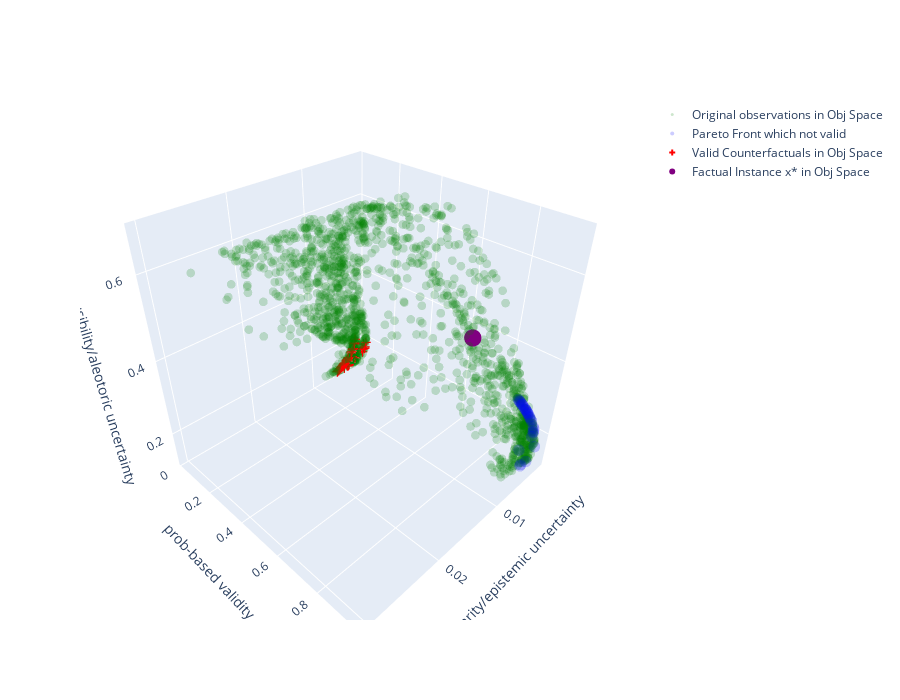

Here is the notebook cell this chart was saved with:
### Code cell
import plotly.graph_objects as go

F_X = problem.evaluate(X)

fig = go.Figure()

fig.add_trace(go.Scatter3d(
    x=problem.evaluate(X)[:,1], y=problem.evaluate(X)[:,0], z=problem.evaluate(X)[:,3],
    mode='markers',
    marker=dict(color='green', size=3, opacity=0.2),
    name='Original observations in Obj Space'
))

fig.add_trace(go.Scatter3d(
    x=not_valided_F_mmo[:,1], y=not_valided_F_mmo[:,0], z=not_valided_F_mmo[:,3],
    mode='markers',
    marker=dict(color='blue', size=4, opacity=0.2),
    name='Pareto Front which not valid'
))

fig.add_trace(go.Scatter3d(
    x=valided_F_mmo[:,1], y=valided_F_mmo[:,0], z=valided_F_mmo[:,3],
    mode='markers',
    marker=dict(color='red', size=5, symbol='cross'),
    name='Valid Counterfactuals in Obj Space'
))


# add the fixed x_star point
fig.add_trace(go.Scatter3d(
    x=[problem.evaluate(x_star.detach().cpu().numpy().astype(np.float32))[1]],
    y=[problem.evaluate(x_star.detach().cpu().numpy().astype(np.float32))[0]],
    z=[problem.evaluate(x_star.detach().cpu().numpy().astype(np.float32))[3]],
    mode='markers',
    marker=dict(color='purple', size=6),
    name='Factual Instance x* in Obj Space'
))

fig.update_layout(
    scene=dict(
        xaxis_title='similarity/epistemic uncertainty',
        yaxis_title='prob-based validity',
        zaxis_title='plausibility/aleotoric uncertainty'
    ),
    width=900, height=700
)

fig.show()

# 可选：保存成可交互 html
fig.write_html("pareto_front_3d.html")

### Figure 1 — Plotly figure (JSON) as saved in the notebook; plotly's stock layout.template omitted (floating-point values rounded to 4 significant figures; data arrays with more than 128 entries replaced by an {"elided": "..."} marker saying what was removed)
{"data": [{"marker": {"color": "green", "opacity": 0.2, "size": 3}, "mode": "markers", "name": "Original observations in Obj Space", "type": "scatter3d", "x": {"elided": "1500 float values"}, "y": {"elided": "1500 float values"}, "z": {"elided": "1500 float values"}}, {"marker": {"color": "blue", "opacity": 0.2, "size": 4}, "mode": "markers", "name": "Pareto Front which not valid", "type": "scatter3d", "x": [0.008711, 0.003736, 0.001915, 0.008698, 0.008725, 0.003171, 0.008623, 0.008594, 0.002669, 0.002962, 0.002337, 0.003078, 0.002873, 0.00252, 0.0028, 0.002762, 0.002153, 0.002392, 0.003035, 0.002596, 0.002282, 0.002139, 0.002132, 0.002433, 0.003894, 0.002295, 0.002418, 0.003603, 0.002244, 0.008604, 0.00218, 0.002833, 0.00254, 0.002586, 0.002155, 0.002209], "y": [0.772, 0.9503, 0.9634, 0.7686, 0.7741, 0.8837, 0.7805, 0.7751, 0.9035, 0.8919, 0.9208, 0.8874, 0.8952, 0.9117, 0.898, 0.9542, 0.9464, 0.9191, 0.889, 0.9068, 0.9253, 0.9503, 0.9505, 0.9164, 0.9363, 0.928, 0.9157, 0.95, 0.9317, 0.7762, 0.9492, 0.8967, 0.9107, 0.9089, 0.9496, 0.9358], "z": [0.4724, 0.1224, 0.1635, 0.4754, 0.4707, 0.2885, 0.464, 0.4686, 0.2674, 0.2798, 0.2489, 0.2847, 0.2761, 0.2594, 0.2731, 0.1244, 0.22, 0.2515, 0.2829, 0.2639, 0.2439, 0.2041, 0.2079, 0.2543, 0.1683, 0.2418, 0.2543, 0.1248, 0.2374, 0.4677, 0.1916, 0.2745, 0.2605, 0.2627, 0.2152, 0.2336]}, {"marker": {"color": "red", "size": 5, "symbol": "cross"}, "mode": "markers", "name": "Valid Counterfactuals in Obj Space", "type": "scatter3d", "x": [0.005017, 0.001774, 0.004348, 0.004691, 0.006552, 0.004109, 0.005684, 0.00545, 0.003956, 0.005573, 0.001852, 0.003668, 0.006402, 0.005132, 0.001972, 0.003462, 0.005946, 0.004438, 0.003838, 0.002093, 0.004573, 0.001982, 0.006496, 0.003309, 0.003611, 0.003365, 0.006301, 0.004215, 0.004493, 0.00204, 0.001893, 0.006081, 0.005898, 0.006193, 0.005194, 0.005359, 0.005279, 0.004272, 0.004855, 0.005795, 0.003228, 0.003372, 0.002991, 0.004769], "y": [0.02076, 0.05486, 0.02147, 0.02985, 0.02771, 0.02155, 0.02865, 0.02889, 0.03098, 0.02875, 0.05092, 0.03147, 0.02828, 0.02929, 0.04624, 0.02116, 0.02834, 0.03023, 0.03152, 0.03838, 0.03004, 0.04147, 0.02778, 0.0323, 0.0316, 0.03276, 0.02797, 0.02149, 0.02095, 0.04123, 0.04956, 0.0282, 0.02839, 0.02807, 0.02921, 0.02901, 0.02951, 0.02143, 0.02965, 0.0285, 0.0327, 0.03213, 0.02302, 0.02977], "z": [0.1277, 0.1927, 0.1284, 0.1558, 0.1328, 0.1306, 0.1418, 0.1445, 0.1718, 0.143, 0.1772, 0.1805, 0.1351, 0.1488, 0.1868, 0.1517, 0.1388, 0.1607, 0.1758, 0.1701, 0.158, 0.1675, 0.1333, 0.1989, 0.183, 0.1976, 0.1351, 0.1297, 0.1313, 0.1597, 0.1723, 0.1374, 0.1393, 0.1362, 0.148, 0.1458, 0.1479, 0.1297, 0.153, 0.1405, 0.2102, 0.1947, 0.1431, 0.1545]}, {"marker": {"color": "purple", "size": 6}, "mode": "markers", "name": "Factual Instance x* in Obj Space", "type": "scatter3d", "x": [0.008657], "y": [0.7746], "z": [0.4697]}], "layout": {"height": 700, "scene": {"xaxis": {"title": {"text": "similarity/epistemic uncertainty"}}, "yaxis": {"title": {"text": "prob-based validity"}}, "zaxis": {"title": {"text": "plausibility/aleotoric uncertainty"}}}, "width": 900}}
